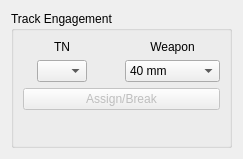
<?xml version="1.0" encoding="UTF-8"?>
<ui version="4.0">
 <class>FrameTrackEngage</class>
 <widget class="QWidget" name="FrameTrackEngage">
  <property name="geometry">
   <rect>
    <x>0</x>
    <y>0</y>
    <width>243</width>
    <height>159</height>
   </rect>
  </property>
  <property name="sizePolicy">
   <sizepolicy hsizetype="Minimum" vsizetype="Minimum">
    <horstretch>0</horstretch>
    <verstretch>0</verstretch>
   </sizepolicy>
  </property>
  <property name="windowTitle">
   <string>Form</string>
  </property>
  <layout class="QGridLayout" name="gridLayout">
   <item row="0" column="0">
    <widget class="QGroupBox" name="groupBoxTrackEng">
     <property name="styleSheet">
      <string notr="true"/>
     </property>
     <property name="title">
      <string>Track Engagement</string>
     </property>
     <layout class="QGridLayout" name="gridLayout_6">
      <item row="0" column="0">
       <layout class="QVBoxLayout" name="verticalLayout_3">
        <item>
         <layout class="QHBoxLayout" name="horizontalLayout_3">
          <item>
           <layout class="QHBoxLayout" name="horizontalLayout_2">
            <item>
             <layout class="QVBoxLayout" name="verticalLayout">
              <item>
               <widget class="QLabel" name="label_2">
                <property name="text">
                 <string>TN</string>
                </property>
                <property name="alignment">
                 <set>Qt::AlignCenter</set>
                </property>
               </widget>
              </item>
              <item>
               <widget class="QComboBox" name="comboBoxTrackEngTN">
                <property name="sizePolicy">
                 <sizepolicy hsizetype="Preferred" vsizetype="Fixed">
                  <horstretch>0</horstretch>
                  <verstretch>0</verstretch>
                 </sizepolicy>
                </property>
                <property name="minimumSize">
                 <size>
                  <width>50</width>
                  <height>0</height>
                 </size>
                </property>
                <property name="maximumSize">
                 <size>
                  <width>50</width>
                  <height>16777215</height>
                 </size>
                </property>
               </widget>
              </item>
             </layout>
            </item>
            <item>
             <spacer name="horizontalSpacer">
              <property name="orientation">
               <enum>Qt::Horizontal</enum>
              </property>
              <property name="sizeType">
               <enum>QSizePolicy::Minimum</enum>
              </property>
              <property name="sizeHint" stdset="0">
               <size>
                <width>18</width>
                <height>20</height>
               </size>
              </property>
             </spacer>
            </item>
           </layout>
          </item>
          <item>
           <layout class="QVBoxLayout" name="verticalLayout_2">
            <item>
             <widget class="QLabel" name="label_3">
              <property name="text">
               <string>Weapon</string>
              </property>
              <property name="alignment">
               <set>Qt::AlignCenter</set>
              </property>
             </widget>
            </item>
            <item>
             <widget class="QComboBox" name="comboBoxTrackEngWeapon">
              <property name="minimumSize">
               <size>
                <width>80</width>
                <height>0</height>
               </size>
              </property>
              <item>
               <property name="text">
                <string>40 mm</string>
               </property>
              </item>
             </widget>
            </item>
           </layout>
          </item>
         </layout>
        </item>
        <item>
         <widget class="QPushButton" name="pushButtonTrackEngAssign">
          <property name="enabled">
           <bool>false</bool>
          </property>
          <property name="text">
           <string>Assign/Break</string>
          </property>
         </widget>
        </item>
       </layout>
      </item>
      <item row="1" column="0">
       <spacer name="verticalSpacer_4">
        <property name="orientation">
         <enum>Qt::Vertical</enum>
        </property>
        <property name="sizeHint" stdset="0">
         <size>
          <width>20</width>
          <height>18</height>
         </size>
        </property>
       </spacer>
      </item>
     </layout>
    </widget>
   </item>
  </layout>
 </widget>
 <resources/>
 <connections/>
</ui>
